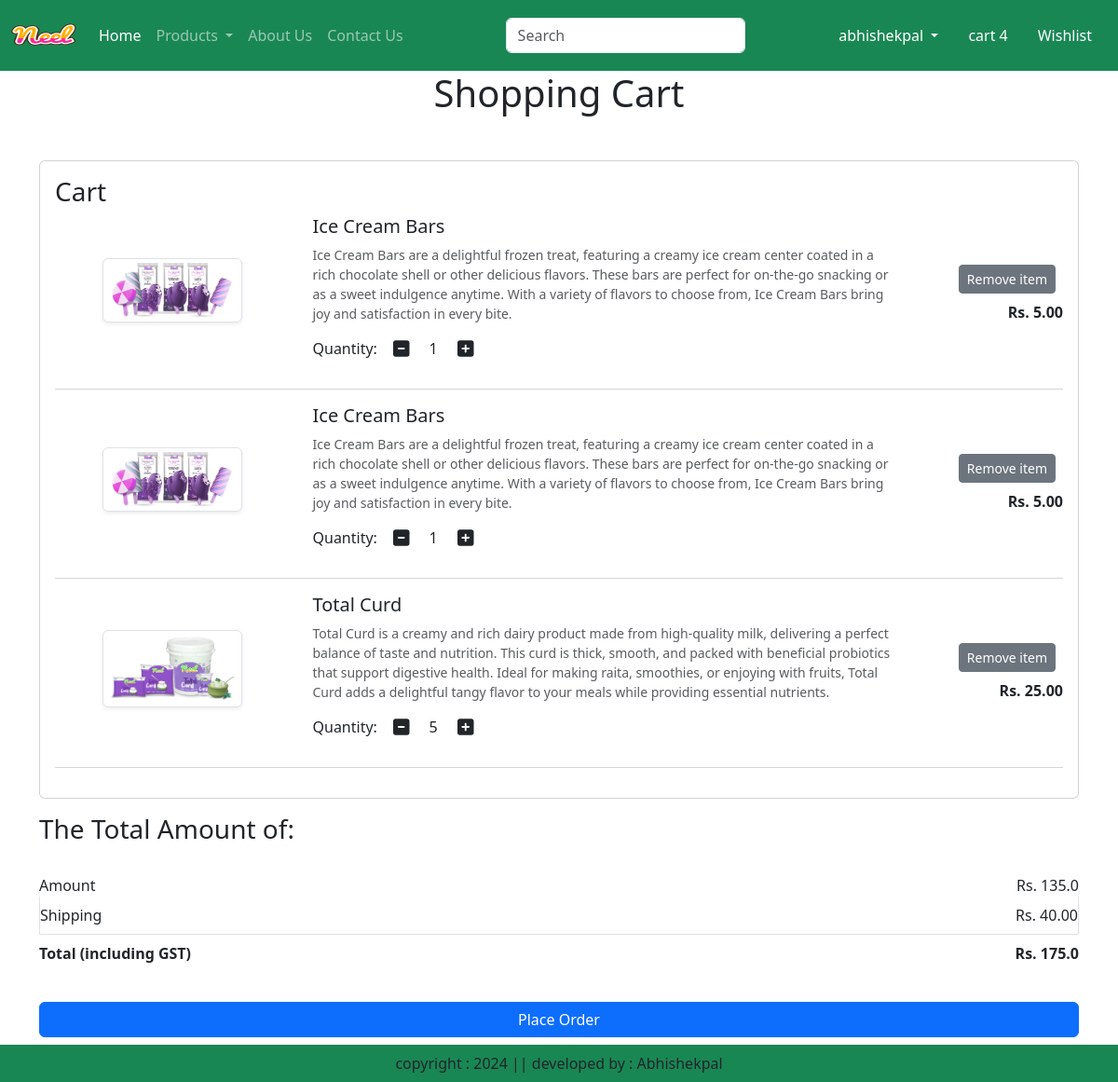
The app's page /cart/ (signed in) with its own data.
### app/models.py (models this page shows, shortened)
class Cart(models.Model):
    user = models.ForeignKey(User, on_delete=models.CASCADE)
    product = models.ForeignKey(Product, on_delete=models.CASCADE)
    quantity = models.PositiveIntegerField(default=1)

class  Product(models.Model):
    title=models.CharField(max_length=100)
    selling_price=models.FloatField()
    discounted_price=models.FloatField()
    description=models.TextField()
    composition=models.TextField(default="")
    prodapp=models.TextField(default="")
    category=models.CharField(choices=CATEGORY_CHOICES,max_length=2)
    product_image=models.ImageField( upload_to='Product/')

### app/views.py (the view)
# urls.py: path('cart/',views.show_cart, name='showcart'),
def show_cart(request):
    user = request.user
    cart = Cart.objects.filter(user=user)
    amount = sum(item.quantity * item.product.discounted_price for item in cart)
    totalamount=amount+40
    return render(request, 'app/addtocart.html', locals())

### app/templates/app/addtocart.html (shortened to what this page needs)
{% extends 'app/base.html' %}
{% load static %}
{% block main-content %}
<div class="container">
    {% if cart %}
    <h1 class="text-center mb-5">Shopping Cart</h1>
    <div class="card mb-3">
        <div class="card-body">
            <h3>Cart</h3>
            {% for item in cart %}
            <div class="row align-items-center mb-4">
                <div class="col-sm-3 text-center">
                    <img src="{{ item.product.product_image.url }}"
                         alt="Image of {{ item.product.title }}"
                         class="img-thumbnail shadow-sm"
                         height="150"
                         width="150"
                         onerror="this.onerror=null; this.src='{% static 'images/default.png' %}'">
                </div>
                <div class="col-sm-7">
                    <h5>{{ item.product.title }}</h5>
                    <p class="text-muted small mb-2">{{ item.product.description }}</p>
                    <label for="quantity-{{ item.product.id }}">Quantity:</label>
                    <div class="d-inline-flex align-items-center">
                        <a class="minus-cart btn" pid="{{ item.product.id }}" title="Decrease quantity" aria-label="Decrease quantity for {{ item.product.title }}">
                            <i class="fas fa-minus-square fa-lg"></i>
                        </a>
                        <span id="quantity-{{ item.product.id }}" class="mx-2" aria-live="polite">{{ item.quantity }}</span>
                        <a class="plus-cart btn" pid="{{ item.product.id }}" title="Increase quantity" aria-label="Increase quantity for {{ item.product.title }}">
                            <i class="fas fa-plus-square fa-lg"></i>
                        </a>
                    </div>
                </div>
                <div class="col-sm-2 text-end">
                    <a href="#" class="remove-cart btn btn-sm btn-secondary m-2" pid="{{ item.product.id }}" title="Remove item">Remove item</a>
                    <p class="mb-0"><strong>Rs. <span id="price-{{ item.product.id }}">{{ item.product.discounted_price|floatformat:2 }}</span></strong></p>
                </div>
            </div>
            <hr class="text-muted">
            {% endfor %}
        </div>
    </div>
    <h3 class="mb-4">The Total Amount of:</h3>
    <ul class="list-group mb-3">
        <li class="list-group-item d-flex justify-content-between align-items-center border-0 px-0 pb-0">
            Amount
            <span id="amount">Rs. {{ amount }}</span>
        </li>
        <li class="list-group-item d-flex justify-content-between align-items-center px-0">
            Shipping
            <span>Rs. 40.00</span>
        </li>
        <li class="list-group-item d-flex justify-content-between align-items-center border-0 px-0 mb-3">
            <strong>Total (including GST)</strong>
            <span id="totalamount"><strong>Rs. {{ totalamount }}</strong></span>
        </li>
    </ul>
    <div class="d-grid">
        <a href="{% url 'checkout' %}" class="btn btn-primary">Place Order</a>
    </div>
    <br><br>
    {% else %}
    <h1 class="text-center mb-5">Cart is Empty</h1>
    {% endif %}
</div>
{% endblock main-content %}

### app/templates/app/base.html (shortened to what this page needs)
{% load static %}
<!DOCTYPE html>
<html lang="en">
<head>
    <link href="https://cdn.jsdelivr.net/npm/bootstrap@5.3.3/dist/css/bootstrap.min.css" rel="stylesheet">
    <link rel="stylesheet" href="{% static 'app/css/owl.carousel.min.css' %}">
    <link rel="stylesheet" href="https://cdnjs.cloudflare.com/ajax/libs/font-awesome/6.0.0-beta3/css/all.min.css">
    <link rel="stylesheet" href="{% static 'app/css/style.css' %}">
</head>
<body>
    <nav class="navbar navbar-expand-lg navbar-dark bg-success">
        <div class="container-fluid">
            <a class="navbar-brand" href="#">
                <img src="{% static 'app/images/Neel.png' %}" width='70' height='50' alt="Brand Logo"/>
            </a>
            <div class="collapse navbar-collapse" id="navbarSupportedContent">
                <ul class="navbar-nav me-auto mb-2 mb-lg-0">
                    {% if request.user.is_authenticated %}
                    <li class="nav-item">
                        <a class="nav-link active" aria-current="page" href="{% url 'home' %}">Home</a>
                    </li>
                    <li class="nav-item dropdown">
                        <a class="nav-link dropdown-toggle" href="#" role="button" data-bs-toggle="dropdown" aria-expanded="false">
                            Products
                        </a>
                    </li>
                    <li class="nav-item">
                        <a class="nav-link" href="{% url 'about' %}">About Us</a>
                    </li>
                    <li class="nav-item">
                        <a class="nav-link" href="{% url 'contact' %}">Contact Us</a>
                    </li>
                    {% endif %}
                </ul>
                <form class="d-flex" role="search">
                    <input class="form-control me-2" type="search" placeholder="Search" aria-label="Search">
                    <button class="btn btn-outline-success" type="submit">Search</button>
                </form>
            </div>
            <ul class="navbar-nav">
                {% if request.user.is_authenticated %}
                <li class="nav-item dropdown mx-2">
                    <a class="nav-link dropdown-toggle text-white" href="#" id="profileDropdown" role="button" data-bs-toggle="dropdown" aria-expanded="false">
                        {{ request.user.username }}
                    </a>
                </li>
                <li class='nav-item mx-2'>
                    <a href="#" class='nav-link text-white'>cart 4</a>
                </li>
                <li class='nav-item mx-2'>
                    <a href="#" class='nav-link text-white'>Wishlist</a>
                </li>
                {% endif %}
            </ul>
        </div>
    </nav>
    {% block main-content %}{% endblock main-content %}
    <footer class='container-fluid fixed-bottom bg-success text-center p-2 mt-5'>
        copyright : 2024 || developed by : Abhishekpal
    </footer>
</body>
</html>

### records on screen
Cart: product.product_image (picture), product "Ice Cream Bars", product.description "Ice Cream Bars are a delightful frozen treat, featuring a creamy ice cream center coated in a rich chocolate shell or other delicious flavors. These bars are perfect for on-the-go snacking or as a sweet indulgence anytime. With a variety of flavors to choose from, Ice Cream Bars bring joy and satisfaction in every bite.", quantity "1", product.discounted_price "5.00"
Cart: product.product_image (picture), product "Ice Cream Bars", product.description "Ice Cream Bars are a delightful frozen treat, featuring a creamy ice cream center coated in a rich chocolate shell or other delicious flavors. These bars are perfect for on-the-go snacking or as a sweet indulgence anytime. With a variety of flavors to choose from, Ice Cream Bars bring joy and satisfaction in every bite.", quantity "1", product.discounted_price "5.00"
Cart: product.product_image (picture), product "Total Curd", product.description "Total Curd is a creamy and rich dairy product made from high-quality milk, delivering a perfect balance of taste and nutrition. This curd is thick, smooth, and packed with beneficial probiotics that support digestive health. Ideal for making raita, smoothies, or enjoying with fruits, Total Curd adds a delightful tangy flavor to your meals while providing essential nutrients.", quantity "5", product.discounted_price "25.00"

### other values on screen
{{ request.user.username }} "abhishekpal"
{{ amount }} "135.0"
{{ totalamount }} "175.0"
